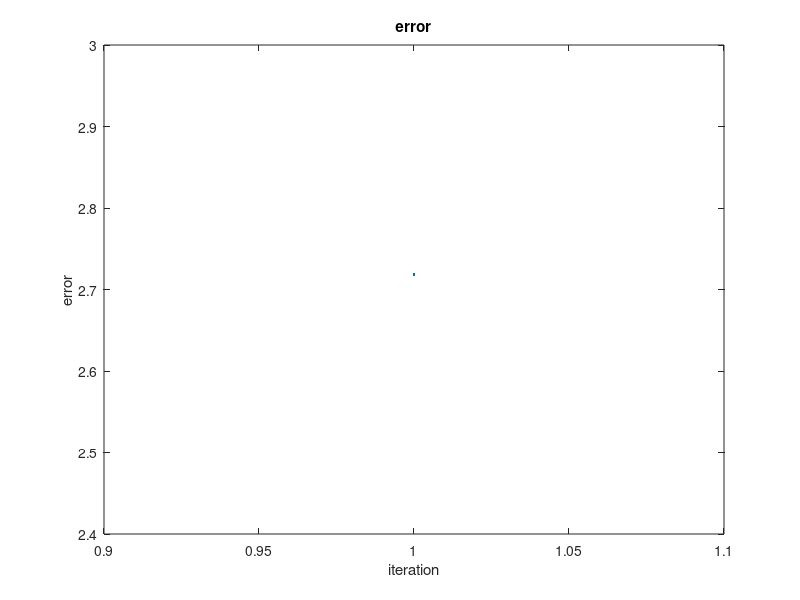

Here is the MATLAB script that generated this plot:
%f=@(x)x^3-4*x+1;
%f=@(x)3*x+sin(x)-exp(x);
f=@(x)x*log10(x)-1.2;
x0=input('Enter first initial point:');
x1=input('Enter second initial point:');
es=0.5*10^(-5);
if(f(x0)*f(x1)>0)
    fprintf('Not a valid interval');
else
   % while true
   for i=1:50
       % i=1;
        c(i)=x0-(f(x0)/(f(x1)-f(x0)))*(x1-x0);
        if(f(x0)*f(c(i))>0)
            x0=c(i);
        else
            x1=c(i);
        end
        if(i>1)
            e(i-1)=(abs(c(i)-c(i-1))/c(i))*100;
            if(e(i-1)<es)
                break;
            end
        end
      %  i=i+1;
    end
end

plot(e);
title('error');
xlabel('iteration');
ylabel('error');